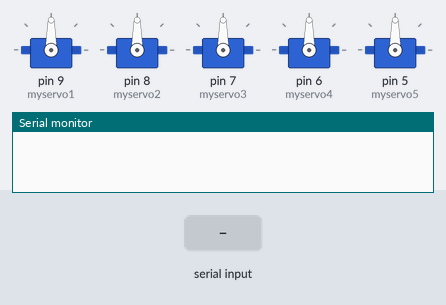
Simulated run of this sketch. Board: Arduino Uno, built with avr-gcc and run on an emulated ATmega328P. Parts: 5 × servo, the last lines printed to the serial monitor. The inputs (shaded band) are chosen by the test bench.

Above: at 1.2 s.
1.3 s: "1" received over the second serial link
At 1.7 s:
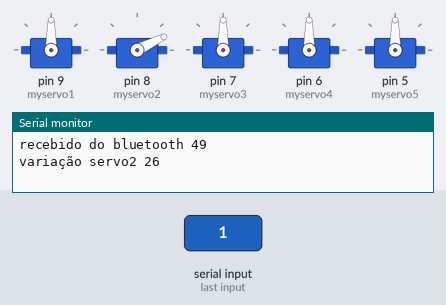
2.8 s: "0" received over the second serial link
At 4.1 s:
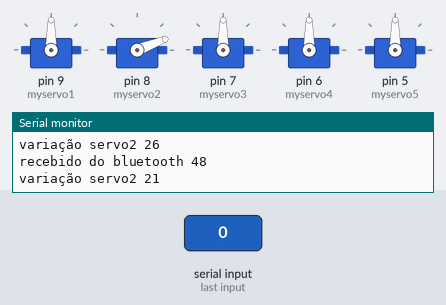
Timing chart, 0 to 5.8 s (numbered marks = the images above; inputs shaded):
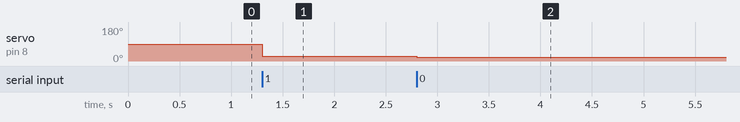

Measured:
- after the input at 1.3 s, servo on pin 8 (myservo2): 90° → 26° at once
- after the input at 2.8 s, servo on pin 8 (myservo2): 26° → 21° at once

The sketch:

bracorobotico.ino
```cpp
#include <SoftwareSerial.h>
#include <Servo.h>

Servo myservo1;
Servo myservo2;
Servo myservo3;
Servo myservo4;
Servo myservo5;
int bluetoothTx = 10;
int bluetoothRx = 11;
int starts1, starts2, starts3, starts4, starts5;

SoftwareSerial bluetooth(bluetoothTx, bluetoothRx);

void setup()
{
  myservo1.attach(9);
  myservo2.attach(8);
  myservo3.attach(7);
  myservo4.attach(6);
  myservo5.attach(5);
  Serial.begin(9600);
  bluetooth.begin(9600);

  starts1 = 90;
  myservo1.write(starts1);
  starts2 = 90;
  myservo2.write(starts2);
  starts3 = 90;
  myservo3.write(starts3);
  starts4 = 90;
  myservo4.write(starts4);
  starts5 = 90;
  myservo5.write(starts5);
}
void loop()
{
  if(bluetooth.available()> 0 )
  {
    int servopos = bluetooth.read();
    Serial.print("recebido do bluetooth ");
    Serial.println(servopos);

    if(servopos <=42 && servopos >=1){
    int servopos1 = servopos;
    servopos1 = map(servopos1, 1, 42, 17, 100);
    Serial.print("variação servo1 ");
    Serial.println(servopos1);
    myservo1.write(servopos1);
    delay(1);
    }
    if(servopos >=43 && servopos <=84){
    int servopos2 = servopos;
    servopos2 = map(servopos2, 43, 84, 0, 180);
    Serial.print("variação servo2 ");
    Serial.println(servopos2);
    myservo2.write(servopos2);
    delay(1);
    }
    if(servopos >=85 && servopos <=126){
    int servopos3 = servopos;
    servopos3 = map(servopos3, 85, 126, 0, 180);
    Serial.print("variação servo3 ");
    Serial.println(servopos3);
    myservo3.write(servopos3);
    delay(1);
    }
    if(servopos >=127 && servopos <=168){
    int servopos4 = servopos;
    servopos4 = map(servopos4, 127, 168, 0, 180);
    Serial.print("variação servo4 ");
    Serial.println(servopos4);
    myservo4.write(servopos4);
    delay(1);
    }
    if(servopos >=169 && servopos <=210){
    int servopos5 = servopos;
    servopos5 = map(servopos5, 169, 210, 0, 180);
    Serial.print("variação servo5 ");
    Serial.println(servopos5);
    myservo5.write(servopos5);
    delay(1);
    }
  }
}
```
